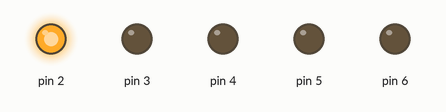
Bench run of a sketch on a simulated Arduino Uno, built with avr-gcc and run on an emulated ATmega328P. Shown: output pins drawn as LEDs (lit = HIGH).

Above: at 0.04 s.
At 0.86 s:
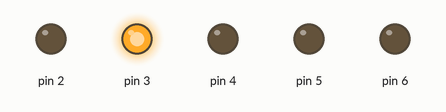
At 1.04 s:
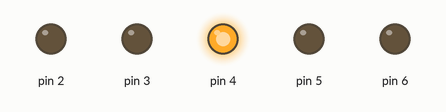
At 1.22 s:
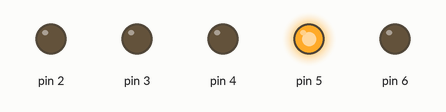
At 2.67 s:
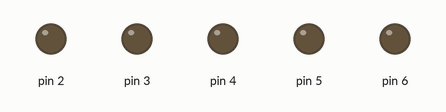
Timing chart, 0 to 3.0 s (numbered marks = the images above):
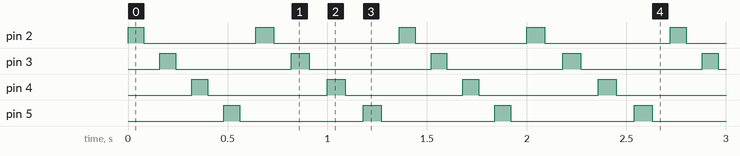

The sketch:

LUCES_NAVIDE_AS.ino
```cpp
void setup() {
 pinMode(2, OUTPUT);
 pinMode(3, OUTPUT);
 pinMode(4, OUTPUT);
 pinMode(5, OUTPUT);
 pinMode(6, OUTPUT);

}
void loop() {
  for(int x=2;x<6;x++)
  {
    digitalWrite(x, HIGH);
    delay(80);
    digitalWrite(x,LOW);
    delay(80);
  }
 for(int x=2;x<6;x++)
  {
    digitalWrite(x, HIGH);
    delay(90);
    digitalWrite(x,LOW);
    delay(90);
  }

}
```

Measured:
- by itself, pin 2: alternates HIGH for 0.09 s and LOW for 0.56 s
- by itself, pin 3–5: alternates HIGH for 0.08 s and LOW for 0.60 s
